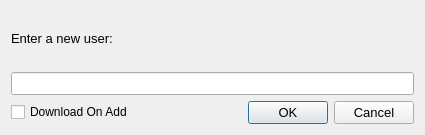
<?xml version="1.0" encoding="UTF-8"?>
<ui version="4.0">
 <class>add_reddit_object_dialog</class>
 <widget class="QDialog" name="add_reddit_object_dialog">
  <property name="geometry">
   <rect>
    <x>0</x>
    <y>0</y>
    <width>425</width>
    <height>135</height>
   </rect>
  </property>
  <property name="font">
   <font>
    <pointsize>10</pointsize>
   </font>
  </property>
  <property name="windowTitle">
   <string>Add User Dialog</string>
  </property>
  <property name="windowIcon">
   <iconset>
    <normaloff>../Resources/Images/add.png</normaloff>../Resources/Images/add.png</iconset>
  </property>
  <layout class="QVBoxLayout" name="vert_layout">
   <item>
    <widget class="QLabel" name="label">
     <property name="text">
      <string>Enter a new user:</string>
     </property>
    </widget>
   </item>
   <item>
    <widget class="QLineEdit" name="object_name_line_edit"/>
   </item>
   <item>
    <layout class="QHBoxLayout" name="horizontalLayout">
     <item>
      <widget class="QCheckBox" name="download_on_add_checkbox">
       <property name="font">
        <font>
         <pointsize>9</pointsize>
        </font>
       </property>
       <property name="text">
        <string>Download On Add</string>
       </property>
      </widget>
     </item>
     <item>
      <widget class="QDialogButtonBox" name="ok_cancel_button_box">
       <property name="standardButtons">
        <set>QDialogButtonBox::Cancel|QDialogButtonBox::Ok</set>
       </property>
      </widget>
     </item>
    </layout>
   </item>
  </layout>
 </widget>
 <resources/>
 <connections/>
</ui>
